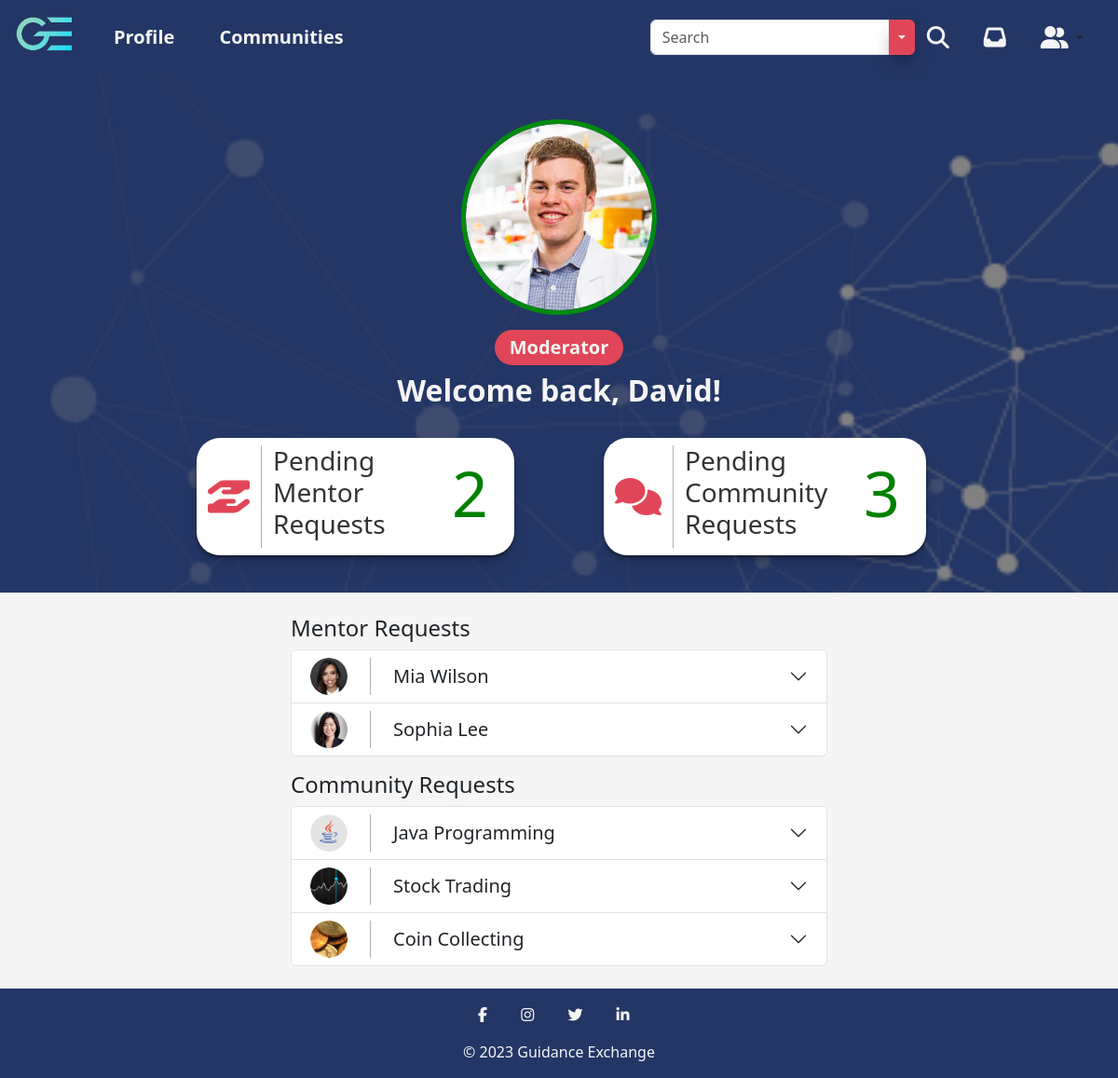
The app's page /moderator-dashboard.php?profileID=1 (signed in) with its own data.
### tables this page shows
CREATE TABLE UserData_t (
  UserID INT(9) NOT NULL,
  FirstName VARCHAR(255) NOT NULL,
  LastName VARCHAR(255) NOT NULL,
  ProfilePicture VARCHAR(255),
  ProfilePictureBorder VARCHAR(255),
  ProfilePictureBackground VARCHAR(255),
  Rating INT(1),
  LocationCity VARCHAR(255),
  LocationState VARCHAR(255),
  Facebook VARCHAR(255),
  Twitter VARCHAR(255),
  Instagram VARCHAR(255),
  LinkedIn VARCHAR(255),
  Mentoring LONGTEXT,
  AboutMe LONGTEXT,
  WorkTitle VARCHAR(255),
  WorkLocation VARCHAR(255),
  WorkStartDate DATE,
  WorkEndDate DATE,
  WorkDescription LONGTEXT,
  EducationDegree VARCHAR(255),
  EducationLocation VARCHAR(255),
  EducationStartDate DATE,
  EducationEndDate DATE,
  EducationDescription LONGTEXT,
  Associations VARCHAR(255),
  CONSTRAINT UserData_t_PK PRIMARY KEY (UserID),
  CONSTRAINT UserData_t_FK1 FOREIGN KEY (UserID) REFERENCES Auth_t(UserID)
);

CREATE TABLE CommunityRequests_t (
  CommunityRequestID INT(9) NOT NULL Auto_Increment,
  CommunityID INT(11) NOT NULL,
  UserID INT(9) NOT NULL,
  CommunityName VARCHAR(255),
  CommunityDescription LONGTEXT,
  CommunityPicture VARCHAR(255),
  CONSTRAINT CommunityRequests_t_PK PRIMARY KEY (CommunityRequestID),
  CONSTRAINT CommunityRequests_t_FK1 FOREIGN KEY (UserID) REFERENCES Auth_t(UserID),
  CONSTRAINT CommunityRequests_t_FK2 FOREIGN KEY (CommunityID) REFERENCES community_data(community_id)
) Auto_Increment = 1;

### includes/session.inc.php (called while the page is built, shortened)
<?php
$userID = $_SESSION['UserID'];

### moderator-dashboard.php (the view, shortened to what this page needs)
<!DOCTYPE html>
<html lang="en">
<head>
  <link href="assets/fontawesome/css/fontawesome.css" rel="stylesheet">
  <link href="assets/fontawesome/css/brands.css" rel="stylesheet">
  <link href="assets/fontawesome/css/solid.css" rel="stylesheet">
  <link href="assets/bootstrap/css/bootstrap.min.css" rel="stylesheet" />
  <link rel="stylesheet" href="css/moderator.css" />
  <link rel="stylesheet" href="css/main.css" />
</head>
<header>
  <?php
  include('includes/session.inc.php');
  ?>
  <nav class="navbar navbar-expand-lg navbar-light">
    <div class="container-fluid">
      <a class="navbar-brand" href="home.php"><img src="img/logo_gradient.png" alt="Guidance Exchange Logo" height="70" /></a>
      <div class="collapse navbar-collapse" id="navbarSupportedContent">
        <ul class="navbar-nav me-auto mb-2 mb-lg-0">
          <li class="nav-item">
            <a class="nav-link highlight-link nav-text px-4" href="profile.php?profileID=<?php echo $userID ?>">Profile</a>
          </li>
          <li class="nav-item">
            <a class="nav-link highlight-link nav-text px-4" href="communities.php">Communities</a>
          </li>
        </ul>
        <ul class="navbar-nav d-flex flex-row me-1">
          <li class="nav-item me-3 me-lg-0 px-2 d-flex align-items-center">
            <form class="d-flex" role="search" action="search.php" method="GET">
              <div class="input-group">
                <input class="form-control" name="query" type="search" placeholder="Search" aria-label="Search" autocomplete="off">
                <button type="button" class="btn main-button btn-drop dropdown-toggle dropdown-toggle-split" data-bs-toggle="dropdown" data-bs-auto-close="false" aria-expanded="false">
                </button>
              </div>
              <button class="btn" type="submit"><i class="fa-solid fa-magnifying-glass fa-xl"></i></button>
            </form>
          </li>
          <li class="nav-item me-3 me-lg-0 px-2">
            <a class="nav-link" href="messages.php"><i class="fa-solid fa-inbox fa-xl"></i></a>
          </li>
          <li class="nav-item dropdown me-3 me-lg-0 px-2 d-flex justify-content-center">
            <button class="btn dropdown-toggle" data-bs-toggle="dropdown" aria-expanded="false">
              <i class="fa-solid fa-user-group fa-xl"></i>
            </button>
          </li>
        </ul>
      </div>
    </div>
  </nav>
</header>
<body>
  <?php
  $sql = "SELECT `FirstName`, `LastName`, `ProfilePicture`, `ProfilePictureBorder`, `ProfilePictureBackground` FROM `UserData_t` WHERE `UserID` = $userID";
  $result = mysqli_query($con, $sql);
  while ($profile = mysqli_fetch_assoc($result)) {
    $firstName = $profile['FirstName'];
    $lastName = $profile['LastName'];
    $profilePicture = $profile['ProfilePicture'];
    $profilePictureBorder = $profile['ProfilePictureBorder'];
    $profilePictureBackground = $profile['ProfilePictureBackground'];
  }
  $sqlMentorRequests = "SELECT * FROM `MentorRequests_t`";
  $resultMentorRequests = mysqli_query($con, $sqlMentorRequests);
  $mentorRequestsArray = array();
  while ($mentorRequests = mysqli_fetch_assoc($resultMentorRequests)) {
    $mentorRequestsArray[] = array('UserID' => $mentorRequests['UserID'], 'ResumeLocation' => $mentorRequests['ResumeLocation'], 'MentorStatement' => $mentorRequests['MentorStatement']);
  }
  foreach ($mentorRequestsArray as $request) {
    $user = $request['UserID'];
    $sqlUser = "SELECT `FirstName`, `LastName`, `ProfilePicture`, `LinkedIn` FROM `UserData_t` WHERE `UserID` = $user";
    $resultUser = mysqli_query($con, $sqlUser);
    while ($userData = mysqli_fetch_assoc($resultUser)) {
      $userDataArray[] = array('UserID' => $request['UserID'], 'FirstName' => $userData['FirstName'], 'LastName' => $userData['LastName'], 'ProfilePicture' => $userData['ProfilePicture'], 'LinkedIn' => $userData['LinkedIn'], 'ResumeLocation' => $request['ResumeLocation'], 'MentorStatement' => $request['MentorStatement']);
    }
  }
  $sqlCommunityRequests = "SELECT * FROM `CommunityRequests_t`";
  $resultCommunityRequests = mysqli_query($con, $sqlCommunityRequests);
  $communityRequestsArray = array();
  while ($communityRequests = mysqli_fetch_assoc($resultCommunityRequests)) {
    $communityRequestsArray[] = array('CommunityRequestID' => $communityRequests['CommunityRequestID'], 'CommunityID' => $communityRequests['CommunityID'], 'UserID' => $communityRequests['UserID'], 'CommunityName' => $communityRequests['CommunityName'], 'CommunityDescription' => $communityRequests['CommunityDescription'], 'CommunityPicture' => $communityRequests['CommunityPicture']);
  }
  foreach ($communityRequestsArray as $request) {
    $user = $request['UserID'];
    $sqlUser = "SELECT `FirstName`, `LastName`, `ProfilePicture` FROM `UserData_t` WHERE `UserID` = $user";
    $resultUser = mysqli_query($con, $sqlUser);
    while ($communityData = mysqli_fetch_assoc($resultUser)) {
      $communityDataArray[] = array('UserID' => $request['UserID'], 'FirstName' => $communityData['FirstName'], 'LastName' => $communityData['LastName'], 'ProfilePicture' => $communityData['ProfilePicture'], 'CommunityRequestID' => $request['CommunityRequestID'], 'CommunityID' => $request['CommunityID'], 'CommunityName' => $request['CommunityName'], 'CommunityDescription' => $request['CommunityDescription'], 'CommunityPicture' => $request['CommunityPicture']);
    }
  }
  ?>
  <section class="moderator__photo-section pt-5 pb-3" style="background-image: url('img/<?php echo $profilePictureBackground; ?>'); background-attachment: fixed; background-size: cover;">
    <div class="container-fluid flex-column">
      <?php
      if ($profilePictureBorder == null) {
        if ($profilePicture == null) {
          echo '<img class="moderator__profile-photo mb-3 rounded-circle" style="border-color: #008a0e;" src="img/blank-profile-image.png" alt="' . $firstName . ' ' . $lastName . ' Profile Photo" width="210" height="210">';
        } else {
          echo '<img class="moderator__profile-photo mb-3 rounded-circle" style="border-color: #008a0e;" src="upload/' . $profilePicture . '" alt="' . $firstName . ' ' . $lastName . ' Profile Photo" width="210" height="210">';
        }
      } else {
        if ($profilePicture == null) {
          echo '<img class="moderator__profile-photo mb-3 rounded-circle" style="border-color: ' . $profilePictureBorder . ';" src="img/blank-profile-image.png" alt="' . $firstName . ' ' . $lastName . ' Profile Photo" width="210" height="210">';
        } else {
          echo '<img class="moderator__profile-photo mb-3 rounded-circle" style="border-color: ' . $profilePictureBorder . ';" src="upload/' . $profilePicture . '" alt="' . $firstName . ' ' . $lastName . ' Profile Photo" width="210" height="210">';
        }
      }
      ?>
      <div class="moderator__tag mb-2">
        <p class="py-1 px-3 m-0">Moderator</p>
      </div>
      <h1 class="moderator__profile-name">Welcome back, <?php echo $firstName; ?>!</h1>
      <div class="container pb-4">
        <div class="row">
          <div class="col container-fluid justify-content-end me-5 mt-4">
            <div class="row row-cols-auto moderator__profile-section pt-2">
              <div class="col d-flex moderator__profile-icon align-items-center">
                <i class="fa-solid fa-hand-holding-hand"></i>
              </div>
              <div class="col moderator__profile-wrap">
                <h3>Pending<br>Mentor<br>Requests</h3>
              </div>
              <div class="col">
                <p class="moderator__requests-counter pe-3" style="color:
                <?php
                if (sizeof($mentorRequestsArray) < 5) {
                  echo 'green';
                } elseif (sizeof($mentorRequestsArray) < 10) {
                  echo 'orange';
                } else {
                  echo 'red';
                }
                ?>;"><?php echo sizeof($mentorRequestsArray); ?></p>
              </div>
            </div>
          </div>
          <div class="col container-fluid justify-content-start ms-5 mt-4">
            <div class="row row-cols-auto moderator__profile-section pt-2">
              <div class="col d-flex moderator__profile-icon align-items-center">
                <i class="fa-solid fa-comments"></i>
              </div>
              <div class="col moderator__profile-wrap">
                <h3>Pending<br>Community<br>Requests</h3>
              </div>
              <div class="col">
                <p class="moderator__requests-counter pe-3" style="color:
                <?php
                if (sizeof($communityRequestsArray) < 5) {
                  echo 'green';
                } elseif (sizeof($communityRequestsArray) < 10) {
                  echo 'orange';
                } else {
                  echo 'red';
                }
                ?>;"><?php echo sizeof($communityRequestsArray); ?></p>
              </div>
            </div>
          </div>
        </div>
      </div>
    </div>
  </section>
  <section class="content-section pt-4">
    <div class="container-fluid w-50 pb-4 flex-column">
      <?php
      if ($mentorRequestsArray != null) {
        echo '<div class="d-flex align-items-start w-100">';
        echo '<h4>Mentor Requests</h4>';
        echo '</div>';
        echo '<div class="accordion w-100 row" id="mentor-requests">';
        for ($i = 0; $i < sizeof($userDataArray); $i++) {
          echo '<div class="accordion-item">';
          echo '<div class="accordion-header">';
          echo '<button class="accordion-button collapsed py-2" type="button" data-bs-toggle="collapse" data-bs-target="#mentor_collapse' . $i . '" aria-expanded="false" aria-controls="mentor_collapse' . $i . '">';
          echo '<div class="d-flex align-items-center">';
          echo '<div class="d-flex align-items-center justify-content-center">';
          if ($userDataArray[$i]['ProfilePicture'] == null) {
            echo '<img class="me-4 rounded-circle" src="img/blank-profile-image.png" alt="' . $userDataArray[$i]['FirstName'] . ' ' . $userDataArray[$i]['LastName'] . ' Profile Photo" width="40" height="40">';
          } else {
            echo '<img class="me-4 rounded-circle" src="/upload/' . $userDataArray[$i]['ProfilePicture'] . '" alt="' . $userDataArray[$i]['FirstName'] . ' ' . $userDataArray[$i]['LastName'] . ' Profile Photo" width="40" height="40">';
          }
          echo '</div>';
          echo '<div class="moderator__request-header ps-4 mb-0 d-flex align-items-center">';
          echo '<h4 class="m-0">' . $userDataArray[$i]['FirstName'] . ' ' . $userDataArray[$i]['LastName'] . '</h4>';
          echo '</div>';
          echo '</div>';
          echo '</button>';
          echo '</div>';
          echo '<div id="mentor_collapse' . $i . '" class="accordion-collapse collapse" data-bs-parent="#mentor-requests">';
          echo '<div class="accordion-body">';
          echo '<div class="container-fluid pt-3">';
          echo '</div></div></div></div>';
        }
        echo '</div>';
      }
      if ($communityRequestsArray != null) {
        echo '<div class="d-flex align-items-start w-100 pt-3">';
        echo '<h4>Community Requests</h4>';
        echo '</div>';
        echo '<div class="accordion w-100 row" id="community-requests">';
        for ($x = 0; $x < sizeof($communityDataArray); $x++) {
          echo '<div class="accordion-item">';
          echo '<div class="accordion-header">';
          echo '<button class="accordion-button collapsed py-2" type="button" data-bs-toggle="collapse" data-bs-target="#community_collapse' . $x . '" aria-expanded="false" aria-controls="community_collapse' . $x . '">';
          echo '<div class="d-flex align-items-center">';
          echo '<div class="d-flex align-items-center justify-content-center moderator__mentor-request-photo">';
          echo '<img class="me-4 rounded-circle" src="/upload/' . $communityDataArray[$x]['CommunityPicture'] . '" alt="' . $communityDataArray[$x]['CommunityName'] . ' Profile Photo" width="40" height="40">';
          echo '</div>';
          echo '<div class="moderator__request-header ps-4 mb-0 d-flex align-items-center">';
          echo '<h4 class="m-0">' . $communityDataArray[$x]['CommunityName'] . '</h4>';
          echo '</div>';
          echo '</div>';
          echo '</button>';
          echo '</div>';
          echo '<div id="community_collapse' . $x . '" class="accordion-collapse collapse" data-bs-parent="#community-requests">';
          echo '<div class="accordion-body">';
          echo '<div class="container-fluid pt-3">';
          echo '</div></div></div></div>';
        }
        echo '</div>';
      }
      ?>
    </div>
  </section>
</body>
<footer>
  <nav class="navbar">
    <div class="mx-auto">
      <div class="my-3">
        <a href="https://www.facebook.com/" class="mx-3"><i class="fa fa-facebook"></i></a>
        <a href="https://www.instagram.com/" class="mx-3"><i class="fa fa-instagram"></i></a>
        <a href="https://www.twitter.com/" class="mx-3"><i class="fa fa-twitter"></i></a>
        <a href="https://www.linkedin.com" class="mx-3"><i class="fa fa-linkedin"></i></a>
      </div>
      <div class="footer-text text-center pb-3">© 2023 Guidance Exchange</div>
    </div>
  </nav>
</footer>
</html>

### records on screen
userdata_t: ProfilePictureBackground (picture), ProfilePicture (picture), FirstName "David"
userdata_t: ProfilePicture (picture), FirstName "Mia", LastName "Wilson"
userdata_t: ProfilePicture (picture), FirstName "Sophia", LastName "Lee"
communityrequests_t: CommunityPicture (picture), CommunityName "Java Programming"
communityrequests_t: CommunityPicture (picture), CommunityName "Stock Trading"
communityrequests_t: CommunityPicture (picture), CommunityName "Coin Collecting"

### other values on screen
sizeof($mentorRequestsArray) "2"
sizeof($communityRequestsArray) "3"
